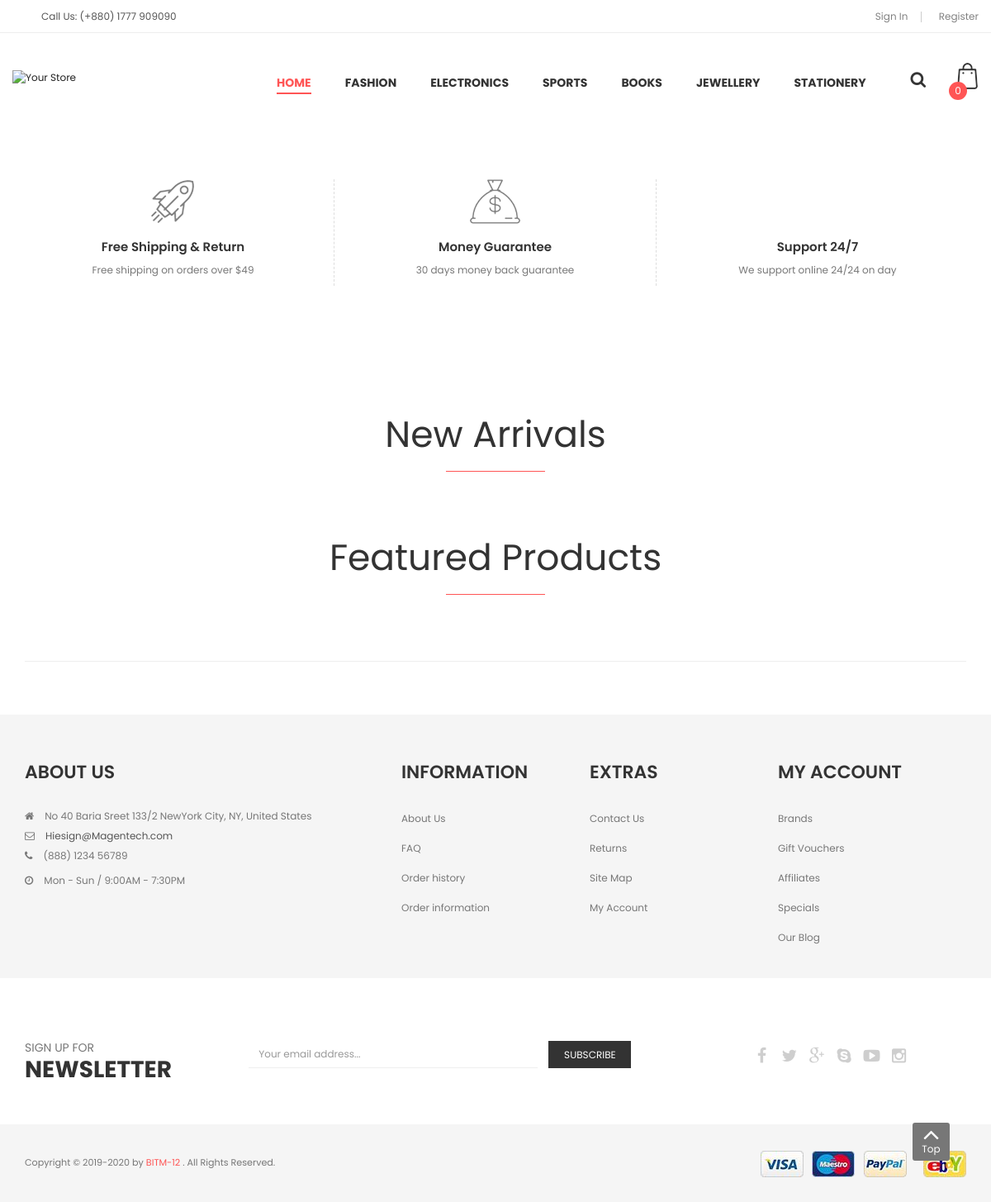
The page / on the database its author committed.
### tables this page shows
CREATE TABLE `categories` (
  `id` int(11) NOT NULL,
  `name` varchar(255) NOT NULL,
  `parent_id` int(11) NOT NULL DEFAULT '0',
  `status` tinyint(1) NOT NULL DEFAULT '1' COMMENT '1= Active, 0=Inactive'
);

### admin/dbconnection/dbconnection.php (called while the page is built, shortened)
<?php
class Dbconnection{
public function __construct(){
   try{
      $this->db = new PDO("mysql:host=localhost;dbname=bmunion_estore", "bmunion_eroot", "R&W4Fu}ojf4%");
   }catch(PDOExection $e){
   }
}
}
?>

### admin/model/category.php (called while the page is built, shortened)
<?php
class Category extends Dbconnection{
	private $table_name = "categories";
    public function getCategories(){
    	$sql = "SELECT * FROM ".$this->table_name;
    	$query = $this->db->query($sql);
    	$data = $query->fetchAll(PDO::FETCH_ASSOC);
    	return $data ? $data : [];
    }
}
?>

### admin/model/banner.php (called while the page is built, shortened)
<?php
class Banner extends DbConnection{
	private $table_name="banner";
	public function getBanner(){
		$sql = "SELECT * FROM ".$this->table_name;
		$query = $this->db->query($sql);
		$data = $query->fetchAll(PDO::FETCH_ASSOC);
		return $data ? $data : [];
	}
}
?>

### index.php (the view, shortened to what this page needs)
<?php
include("admin/dbconnection/dbconnection.php");
include("admin/model/category.php");
include("admin/model/banner.php");
$category = new Category();
$banner = new Banner();
$getCategories = $category->getCategories();
$getBanner = $banner->getBanner();
?>
<!DOCTYPE html>
<html lang="en">
<head>
<link rel="stylesheet" href="css/bootstrap/css/bootstrap.min.css">
<link href="css/font-awesome/css/font-awesome.min.css" rel="stylesheet">
<link href="js/datetimepicker/bootstrap-datetimepicker.min.css" rel="stylesheet">
<link href="js/owl-carousel/assets/owl.carousel.css" rel="stylesheet">
<link href="js/owl-carousel/assets/owl.theme.default.min.css" rel="stylesheet">
<link href="css/themecss/lib.css" rel="stylesheet">
<link href="js/jquery-ui/jquery-ui.min.css" rel="stylesheet">
<link href="css/themecss/so_megamenu.css" rel="stylesheet">
<link href="css/themecss/so-categories.css" rel="stylesheet">
<link href="css/themecss/so-listing-tabs.css" rel="stylesheet">
<link href="css/footer3.css" rel="stylesheet">
<link href="css/header3.css" rel="stylesheet">
<link id="color_scheme" href="css/home3.css" rel="stylesheet">
</head>
<body class="common-home res layout-home3">
<div id="wrapper" class="wrapper-full banners-effect-8">
<?php include("includes/header.php"); ?>
<section class="so-spotlight1 ">
    <div class="container-fluid">
        <div class="row">
            <div class="slider-1">
                <div class="col-sm-12 owl-slider-1">
                </div>
            </div>
        </div>
    </div>
</section>
<section class="so-spotlight2">
<div class="modcontent clearfix">
<div class="policy-detail">
<div class="container-fluid">
<div class="row">
<div class="col-sm-12">
<div class="banner-policy">
<div class="policy policy1">
<a href="#">
<div class="icon-policy"></div>
<div class="service-info">
<h3>Free Shipping & Return</h3>
<p>Free shipping on orders over $49</p>
</div>
</a>
</div>
<div class="policy policy2">
<a href="#">
<div class="icon-policy"></div>
<div class="service-info">
<h3>Money Guarantee</h3>
<p>30 days money back guarantee</p>
</div>
</a>
</div>
<div class="policy policy3">
<a href="#">
<div class="icon-policy"></div>
<div class="service-info">
<h3>Support 24/7</h3>
<p>We support online 24/24 on day</p>
</div>
</a>
</div>
</div>
</div>
</div>
</div>
</div>
</div>
</section>
<section class="so-spotlight3">
    <div class="container-fluid">
        <div class="col-sm-12 banners">
            <?php foreach($getBanner as $key=>$banner): ?>
                <div class="img-slider-1" style="display: inline;float: left; width: 50%;">
                </div>
            <div class="banner-right" style="margin-top: -5px; margin-left: 1px; width: 49%;">
                <div class="banner-right-top">
                </div>
                <div class="banner-right-bottom">
                    <div class="banner-right-bottom-1" style="-362px; clear: both;">
                    </div>
                    <div class="banner-right-bottom-2" style="    margin-top: -327px !important; ">
                    </div>
                </div>
            </div>
            <?php endforeach; ?>
        </div>
    </div>
</section>
<section class="so-spotlight4">
<div class="container">
<div class="row">
<div class="col-sm-12">
<h3 class="modtitle3">New Arrivals</h3>
<hr>
</div>
</div>
</div>
</section>
<section class="so-spotlight6">
<div class="container">
<div class="row">
<div class="col-sm-12">
<h3 class="modtitle3">Featured Products</h3>
<hr>
<div class="text">
</div>
</div>
</div>
</div>
</section>
<section class="so-spotlight8">
<div class="container">
<div class="row">
<div class="col-sm-12">
<div class="brand">
</div>
</div>
</div>
</div>
</section>
<?php include("includes/footer.php"); ?>
</div>
</body>
</html>

### includes/header.php (shortened to what this page needs)
<header id="header" class=" variantleft type_3">
<div class="header-top">
<div class="container-fluid">
<div class="row">
<div class="header-top-left form-inline  col-sm-6 col-xs-6 compact-hidden">
   <p class="p-2" style="padding-left: 50px;">Call Us: (+880) 1777 909090</p>
</div>
<div class="header-top-right collapsed-block text-right  col-sm-6 col-xs-6 compact-hidden">
<div class="tabBlock" id="TabBlock-1">
<ul class="top-link list-inline">
<?php if(isset($_SESSION['_customer_name'])){ ?>
<li class="wishlist hidden-xs"><a href="#" id="wishlist-total" class="top-link-wishlist" title="Welcome Customer!"><span> Welcome <?=$_SESSION['_customer_name']?>! </span></a></li>
<li class="signin"><a href="my-account.php" class="top-link-checkout" title="Sign In"><span>My Account</span></a></li>
<li class="register"><a href="logout.php" title="Logout"><span>Logout</span></a></li>
<?php }else{ ?>
<li class="signin"><a href="login.php" class="top-link-checkout" title="Sign In"><span>Sign In</span></a></li>
<li class="register"><a href="register.php" title="Register"><span>Register</span></a></li>
<?php } ?>
</ul>
</div>
</div>
</div>
</div>
</div>
<div class="header-center left">
<div class="container-fluid">
<div class="row">
<div class="navbar-logo col-lg-3 col-md-12 col-sm-12 col-xs-12">
<a href="index.php"><img src="admin/assets/images/eStorelogo.png" width="50%" title="Your Store" alt="Your Store"></a>
</div>
<div class="megamenu-hori col-lg-8  col-md-10 col-sm-10 col-xs-6 ">
<div class="responsive so-megamenu ">
<nav class="navbar-default">
<div class=" container-megamenu  horizontal">
<div class="megamenu-wrapper">
<div class="megamenu-pattern">
<div class="container">
<ul class="megamenu " data-transition="slide" data-animationtime="250">
<li class="home hover">
	<a href="index.php" class="menu1">Home</a>
</li>
<?php foreach($getCategories as $key=>$value){
 if($value['parent_id']==0 && $value['status']==1){
 ?>
<li class="with-sub-menu hover">
	<a href="category.php?category_id=<?=$value['id']?>" class="clearfix menu1">
		<strong><?=$value['name']?></strong>
	</a>
</li>
<?php
	}
}
?>
</ul>
</div>
</div>
</div>
</div>
</nav>
</div>
</div>
<div class="col-lg-1 col-md-2 col-sm-2 col-xs-6 shopping_cart pull-left">
 <?php
	$items = 0;
  ?>
<div id="cart" class=" btn-group btn-shopping-cart">
<a data-loading-text="Loading..." class="top_cart dropdown-toggle" data-toggle="dropdown">
<div class="shopcart">
<span class="handle pull-left"></span>
<span class="number-shopping-cart"><?=$items?></span>
</div>
</a>
</div>
<div class="search">
<div class="btn-search">
<button class="btn btn-primary "   ><i class="fa fa-search search1" aria-hidden="true"></i></button>
</div>
</div>
</div>
</div>
</div>
</div>
</header>

### css/themecss/so_megamenu.css (style rules this page uses)
.so-megamenu .navbar-default { background: transparent; }
.container-megamenu, .container-megamenu .container { padding-left: 0px ; padding-right: 0px ; width:auto; }
.megamenu-wrapper { position: relative; }
ul.megamenu { margin: 0px; padding: 0px; list-style: none; position: relative; }
ul.megamenu > li { float: left; margin-right:1px; }
ul.megamenu > li > a { display: block; position: relative; color: #fff; font-size: 14px; padding: 15px 18px ; }
ul.megamenu > li > a strong { font-weight: 400; }
ul.megamenu > li > a:hover, ul.megamenu > li.active > a, ul.megamenu > li.home > a, ul.megamenu > li:hover > a { color: white; }
@media (min-width: 961px) { .megamenu-wrapper { display: block !important; } }

### css/header3.css (style rules this page uses)
.header-top { font-size: 12px; height: 40px; line-height: 40px; background: none !important; border-bottom: 1px solid #eeeeee; }
.header-top .header-top-left { padding: 0; float: left; }
.header-top .header-top-right { float: right; }
.header-top .header-top-right #TabBlock-1 { float: right; margin: 0; }
.header-top .header-top-right #TabBlock-1 li { padding: 0 17px; position: relative; }
.header-top .header-top-right #TabBlock-1 li:after { content: ""; height: 13px; width: 1px; background: #cccccc; position: absolute; right: 0; top: 50%; margin-top: -6px; }
.header-top .header-top-right #TabBlock-1 li:last-child { border-right: none; padding-right: 0; }
.header-top .header-top-right #TabBlock-1 li:last-child:after { background: none; }
.header-top .header-top-right #TabBlock-1 li a { color: #828282; }
.header-top .header-top-right #TabBlock-1 .top-link { margin: 0; }
.header-center { padding: 31px 0 37px 0; }
.header-center .navbar-logo { padding-top: 13px; float: left; }
.header-center .megamenu-hori { display: flex; justify-content: center; }
.header-center .megamenu-hori .so-megamenu { width: 100%; }
.header-center .megamenu-hori .megamenu li .menu1 { position: relative; font-size: 14px; font-weight: 700; color: #333333; padding: 5px 0; margin: 15px 20px; text-transform: uppercase; }
.header-center .megamenu-hori .megamenu li .menu1 strong { font-weight: 700; }
.header-center .megamenu-hori .megamenu li .menu1:after { content: ""; width: 0; height: 2px; position: absolute; transition: all 0.2s ease-in-out 0s; -moz-transition: all 0.2s ease-in-out 0s; left: 0; bottom: 0; }
.header-center .megamenu-hori .megamenu li.home .menu1:after { width: 100%; }
.header-center .shopping_cart { position: relative; }
.header-center .shopping_cart .search { float: right; right: 16px; top: 5px; position: relative; z-index: 9999; }
.header-center .shopping_cart .search button { background: none; color: #353535; border: none; font-size: 2rem; outline: none; }
.header-center .shopping_cart .btn-shopping-cart { float: right; }
.header-center .shopping_cart .btn-shopping-cart .shopcart { display: block; overflow: hidden; }
.header-center .shopping_cart .btn-shopping-cart .shopcart .handle { position: relative; background: url(../img/theme/color/black/cart.png) no-repeat; width: 31px; height: 40px; margin: 5px 10px; }
.header-center .shopping_cart .btn-shopping-cart .shopcart .number-shopping-cart { position: absolute; height: 22px; width: 22px; line-height: 22px; background: #ff5555; color: #fff; border-radius: 100px; text-align: center; bottom: 0; left: 0; }

### rows shown on the page
categories: name "FASHION"
categories: name "ELECTRONICS"
categories: name "SPORTS"
categories: name "BOOKS"
categories: name "JEWELLERY"
categories: name "STATIONERY"

### other values the page prints
$items "0"
